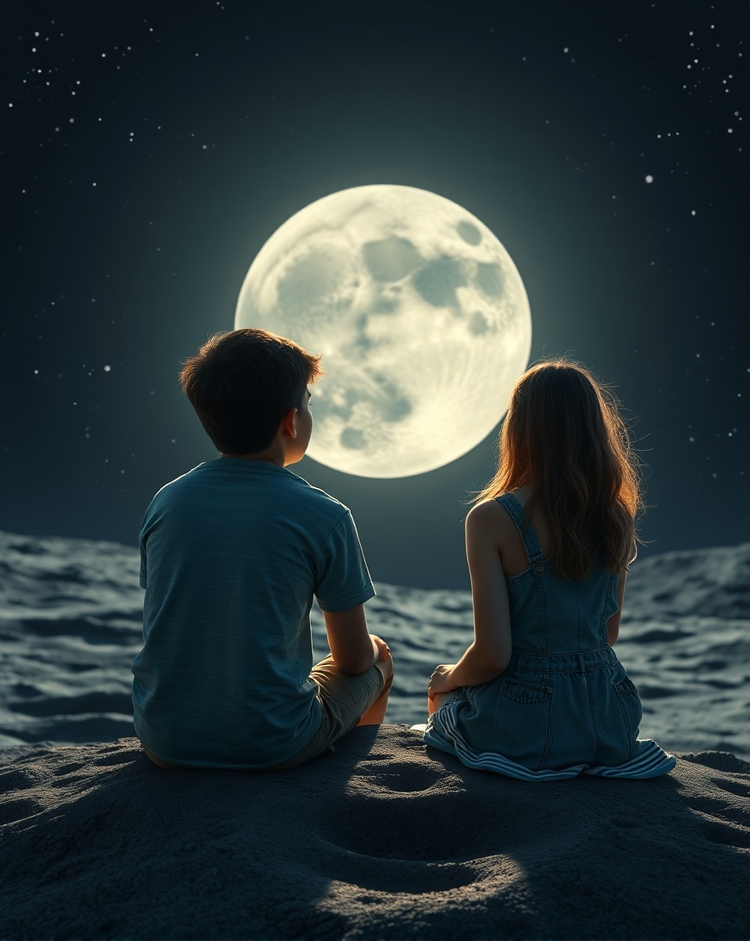
#> input picture open_cv/moon_couple.png, 750 x 941 px, shrunk from 912 x 1144 before the run, found by its file name
$ python exp8.py   (older library calls are emulated)
#> lines starting #> are read from the running program, lines starting #| are printed output that depends on the picture
import cv2
import numpy as np
import matplotlib.pyplot as plt

img = cv2.imread('/content/moon_couple.png')
#> img is the input picture: shape (941, 750, 3); mean B, G, R 59, 57.3, 45.1

edge = cv2.Canny(img, 100, 200)
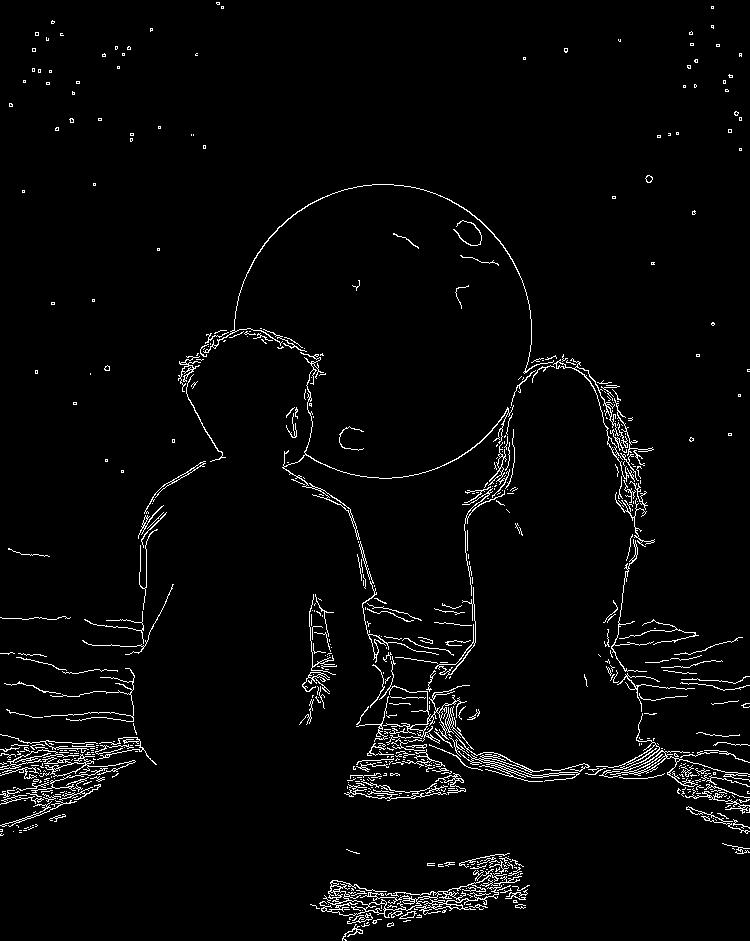
#> edge: shape (941, 750); 3% white in thin lines or dots

sobel_x = cv2.Sobel(img, cv2.CV_64F, 1, 0, ksize=3)
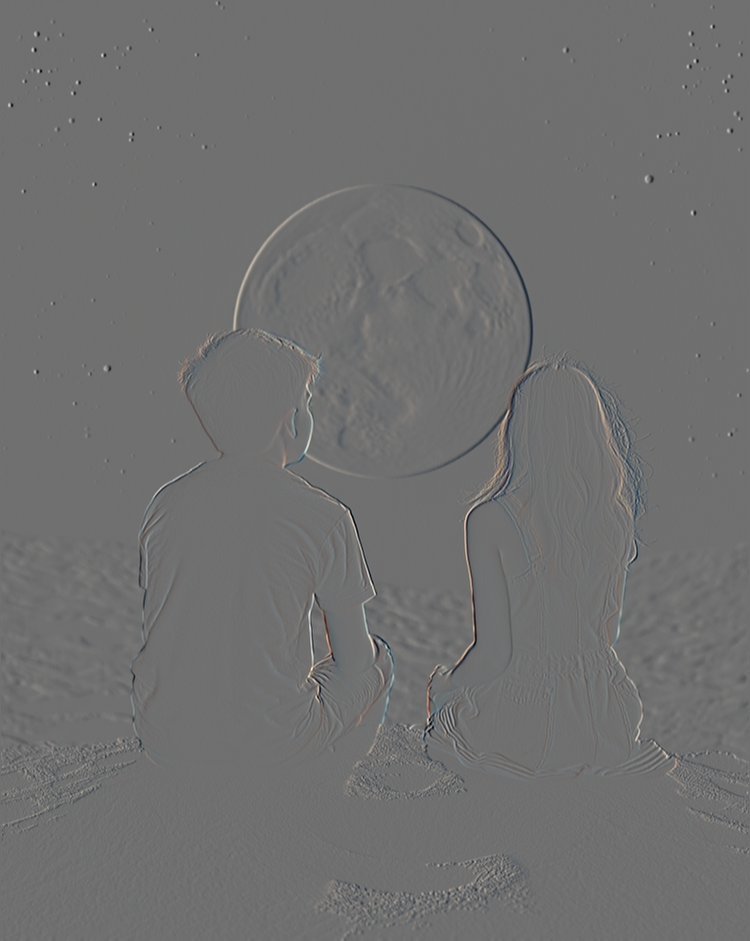
#> sobel_x: shape (941, 750, 3) float64; mean B, G, R 0, 0, 0; drawn with min black and max white
sobel_y = cv2.Sobel(img, cv2.CV_64F, 0, 1, ksize=3)
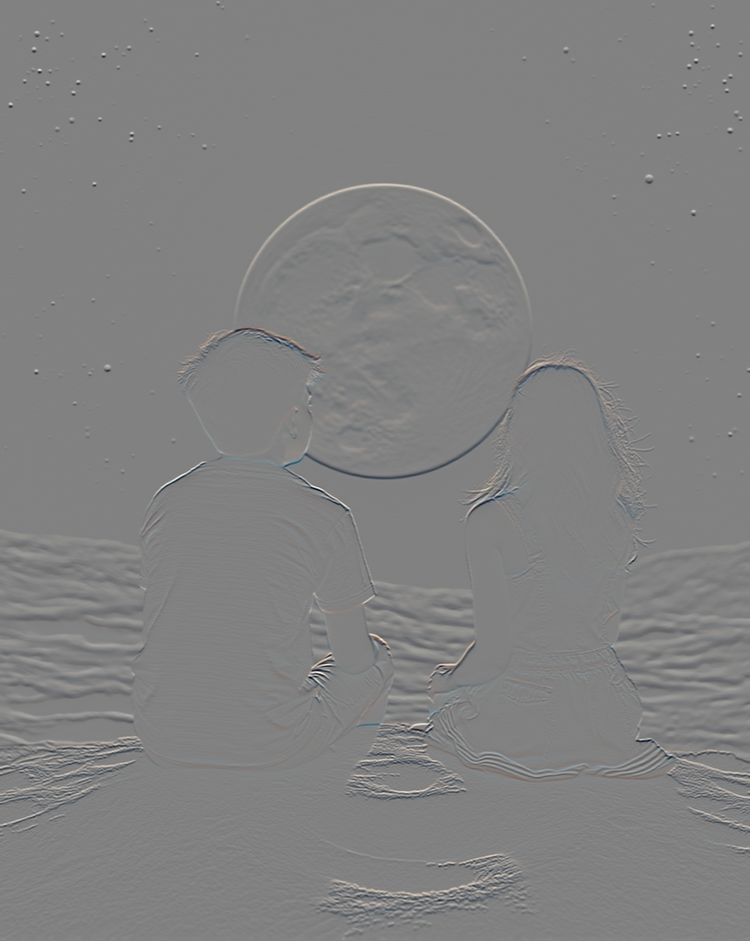
#> sobel_y: shape (941, 750, 3) float64; mean B, G, R 0, 0, 0; drawn with min black and max white

laplacian = cv2.Laplacian(img, cv2.CV_64F)
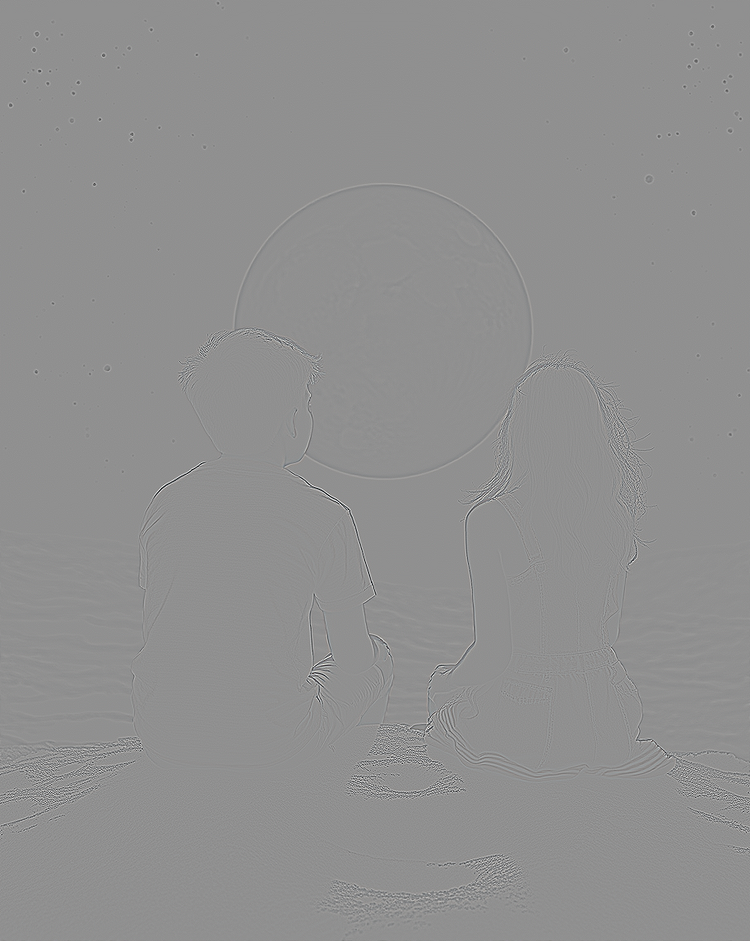
#> laplacian: shape (941, 750, 3) float64; mean B, G, R 0, 0, 0; drawn with min black and max white

def display_images(images, titles):
    plt.figure(figsize=(10, 6))
    for i in range(len(images)):
        plt.subplot(2, 2, i + 1)
        plt.imshow(images[i], cmap='gray')
        plt.title(titles[i])
        plt.axis('off')
    plt.tight_layout()
    plt.show()

#> (the run stopped early here; a loop or call above may not have finished)
